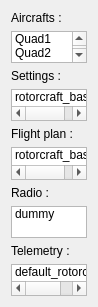
          <widget class="QWidget" name="scrollAreaWidgetContents">
           <property name="geometry">
            <rect>
             <x>0</x>
             <y>0</y>
             <width>98</width>
             <height>307</height>
            </rect>
           </property>
           <layout class="QGridLayout" name="gridLayout_8">
            <item row="0" column="0">
             <widget class="QLabel" name="label_35">
              <property name="text">
               <string>Aircrafts :</string>
              </property>
             </widget>
            </item>
            <item row="2" column="0">
             <widget class="QLabel" name="label_34">
              <property name="text">
               <string>Settings :</string>
              </property>
             </widget>
            </item>
            <item row="4" column="0">
             <widget class="QLabel" name="label_36">
              <property name="text">
               <string>Flight plan :</string>
              </property>
             </widget>
            </item>
            <item row="6" column="0">
             <widget class="QLabel" name="label_37">
              <property name="text">
               <string>Radio :</string>
              </property>
             </widget>
            </item>
            <item row="8" column="0">
             <widget class="QLabel" name="label_38">
              <property name="text">
               <string>Telemetry :</string>
              </property>
             </widget>
            </item>
            <item row="1" column="0">
             <widget class="QListWidget" name="aircrafts_overview">
              <property name="minimumSize">
               <size>
                <width>0</width>
                <height>30</height>
               </size>
              </property>
              <property name="maximumSize">
               <size>
                <width>16777215</width>
                <height>16777215</height>
               </size>
              </property>
              <item>
               <property name="text">
                <string>Quad1</string>
               </property>
              </item>
              <item>
               <property name="text">
                <string>Quad2</string>
               </property>
              </item>
              <item>
               <property name="text">
                <string>Quad3</string>
               </property>
              </item>
             </widget>
            </item>
            <item row="3" column="0">
             <widget class="QListWidget" name="settings_overview">
              <property name="minimumSize">
               <size>
                <width>0</width>
                <height>30</height>
               </size>
              </property>
              <property name="maximumSize">
               <size>
                <width>16777215</width>
                <height>16777215</height>
               </size>
              </property>
              <item>
               <property name="text">
                <string>rotorcraft_basic</string>
               </property>
              </item>
             </widget>
            </item>
            <item row="5" column="0">
             <widget class="QListWidget" name="filght_plan_overview">
              <property name="minimumSize">
               <size>
                <width>0</width>
                <height>30</height>
               </size>
              </property>
              <property name="maximumSize">
               <size>
                <width>16777215</width>
                <height>16777215</height>
               </size>
              </property>
              <item>
               <property name="text">
                <string>rotorcraft_basic</string>
               </property>
              </item>
             </widget>
            </item>
            <item row="9" column="0">
             <widget class="QListWidget" name="telemetry_overview">
              <property name="minimumSize">
               <size>
                <width>0</width>
                <height>30</height>
               </size>
              </property>
              <property name="maximumSize">
               <size>
                <width>16777215</width>
                <height>16777215</height>
               </size>
              </property>
              <item>
               <property name="text">
                <string>default_rotorcraft</string>
               </property>
              </item>
             </widget>
            </item>
            <item row="7" column="0">
             <widget class="QListWidget" name="radio_overview">
              <property name="minimumSize">
               <size>
                <width>0</width>
                <height>30</height>
               </size>
              </property>
              <property name="maximumSize">
               <size>
                <width>16777215</width>
                <height>16777215</height>
               </size>
              </property>
              <item>
               <property name="text">
                <string>dummy</string>
               </property>
              </item>
             </widget>
            </item>
           </layout>
          </widget>
